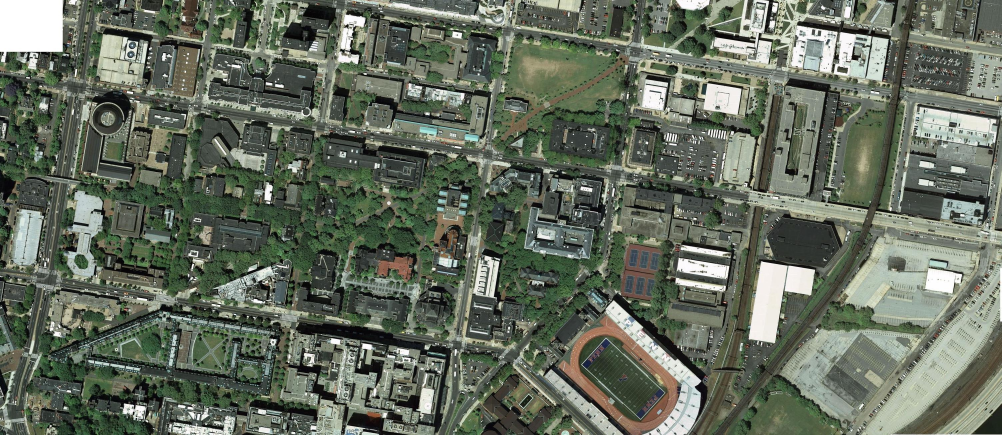
%> input picture aerial_colorResized.jpg, 3005 x 1305 px (shown at 1/3 size)
$ octave OtherFeatures.m   (GNU Octave 9; MATLAB toolbox functions it lacks are replaced by stand-ins)
%> lines starting %> are read from the running program, lines starting %| are printed output that depends on the picture
clc
clear all
close all

I = im2double(imread('aerial_colorResized.jpg'));

%% K-Means Clustering
% [12 lines of commented-out code are left out]

%% GMM
NumClusters = 10;
Lab = rgb2lab(I);
%> Lab: size 1305x3005x3 double; mean of channels 1, 2, 3 43.8, -6, 7.1
L = Lab(:,:,1);
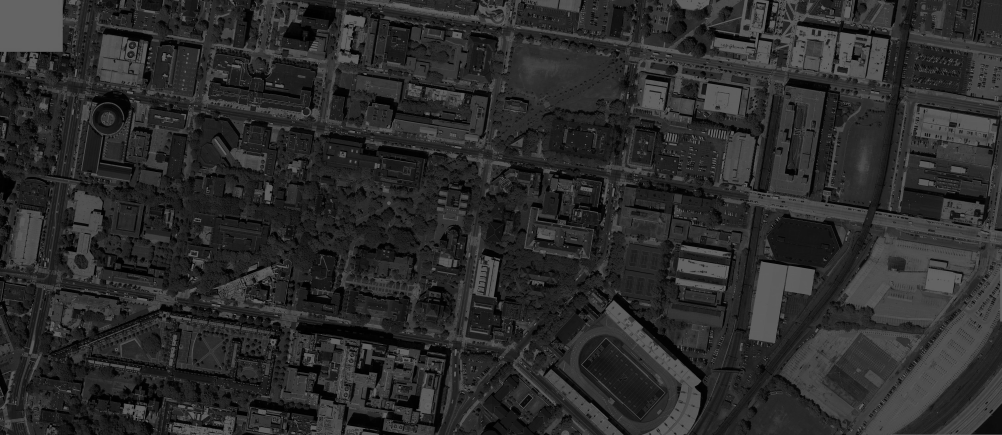
%> L: size 1305x3005 double (shown at 1/3 size); min 0, max 100, mean 43.8
A = Lab(:,:,2);
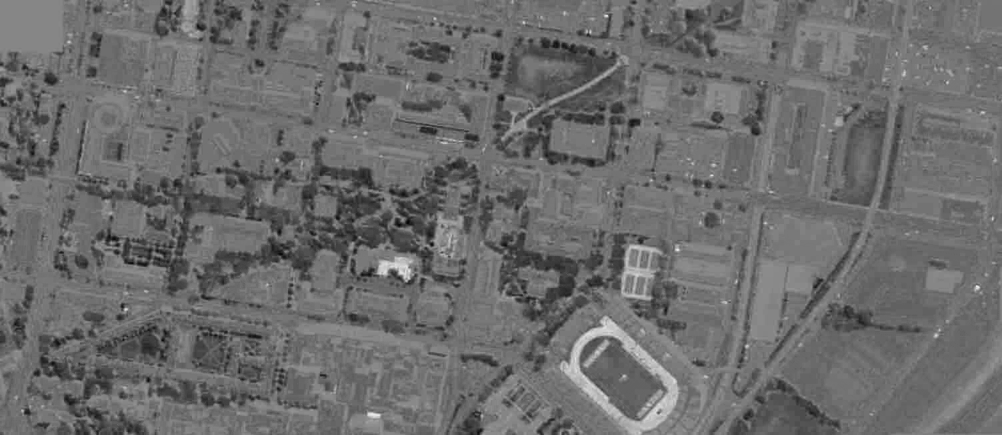
%> A: size 1305x3005 double (shown at 1/3 size); min -31.43, max 28.21, mean -6; drawn with min black and max white
B = Lab(:,:,3);
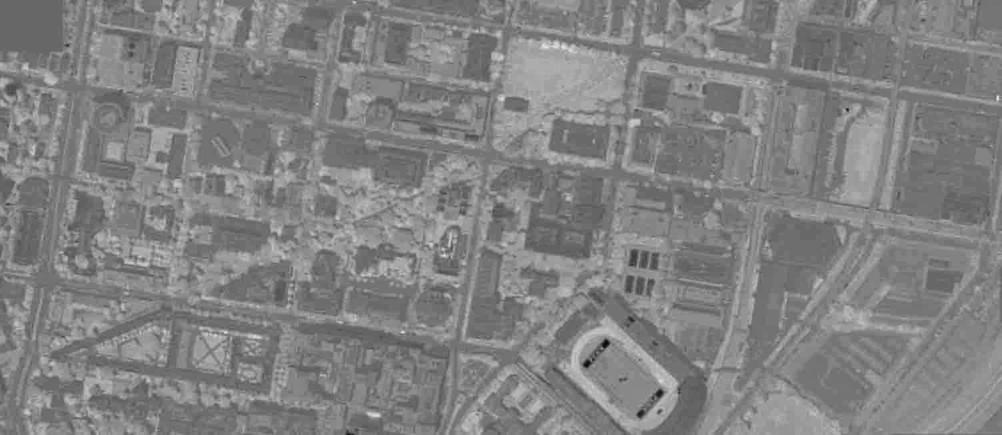
%> B: size 1305x3005 double (shown at 1/3 size); min -28.25, max 41.06, mean 7.1; drawn with min black and max white
L = L(:);
A = A(:);
B = B(:);
%> (the run ends here)

$ run again, with FeaturesNotUsed/KMeans.jpg copied over aerial_colorResized.jpg
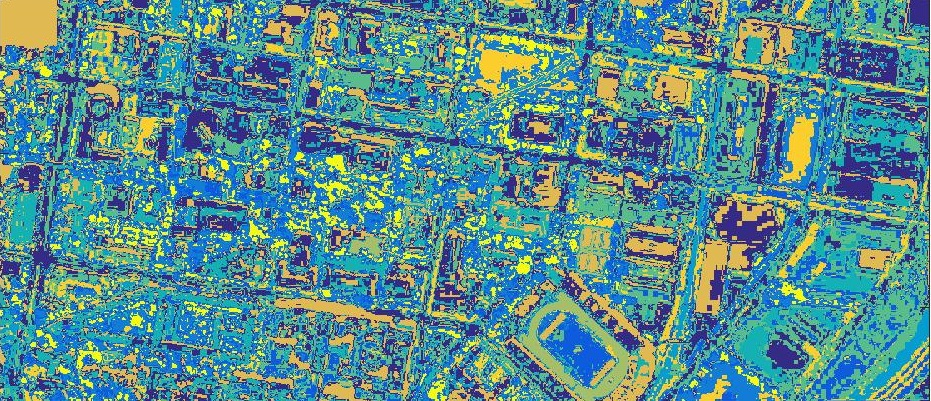
%> input picture FeaturesNotUsed/KMeans.jpg, 931 x 401 px
%> Lab: size 401x931x3 double; mean of channels 1, 2, 3 55.5, -9.8, -6.5
%> `A = Lab(:,:,2);`:
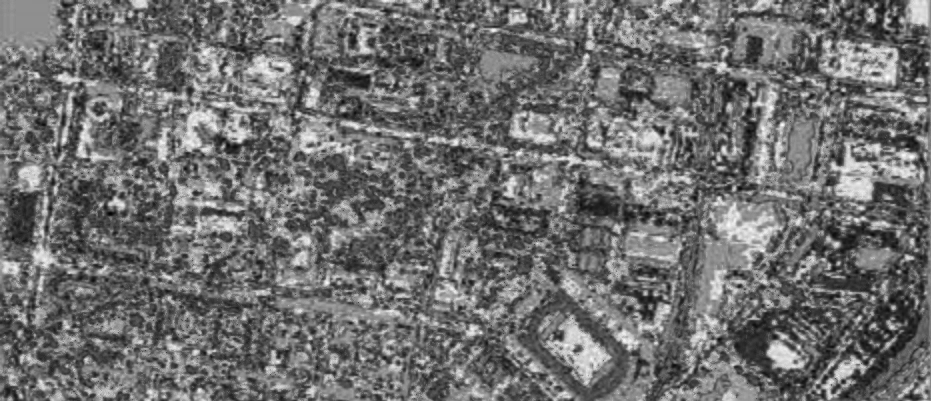
%> A: size 401x931 double; min -53.94, max 46.86, mean -9.8; drawn with min black and max white
%> `B = Lab(:,:,3);`:
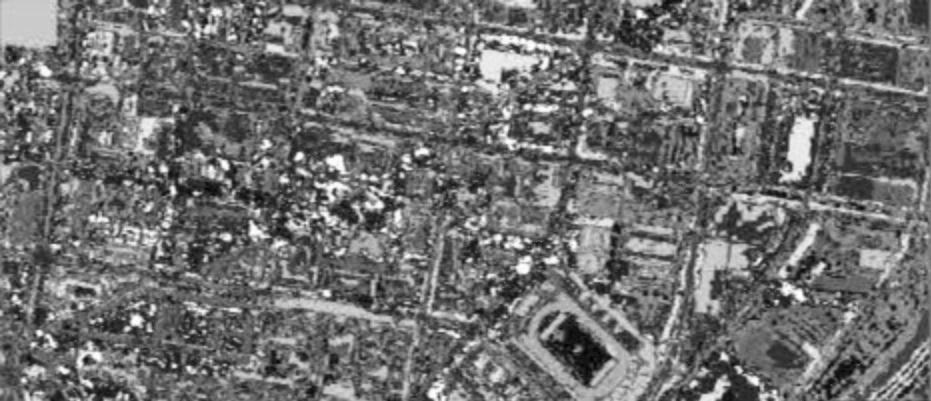
%> B: size 401x931 double; min -85.26, max 92.74, mean -6.5; drawn with min black and max white

$ run again, with FirstRun.jpg copied over aerial_colorResized.jpg
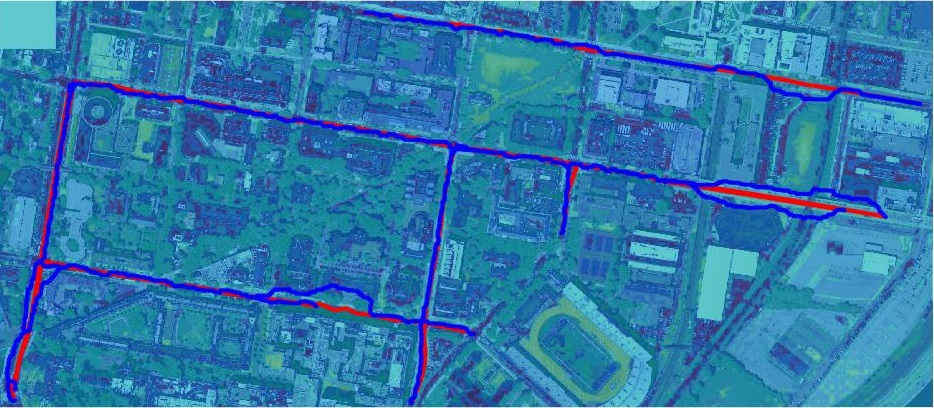
%> input picture FirstRun.jpg, 934 x 408 px
%> Lab: size 408x934x3 double; mean of channels 1, 2, 3 48.9, -4.6, -32.2
%> `A = Lab(:,:,2);`:
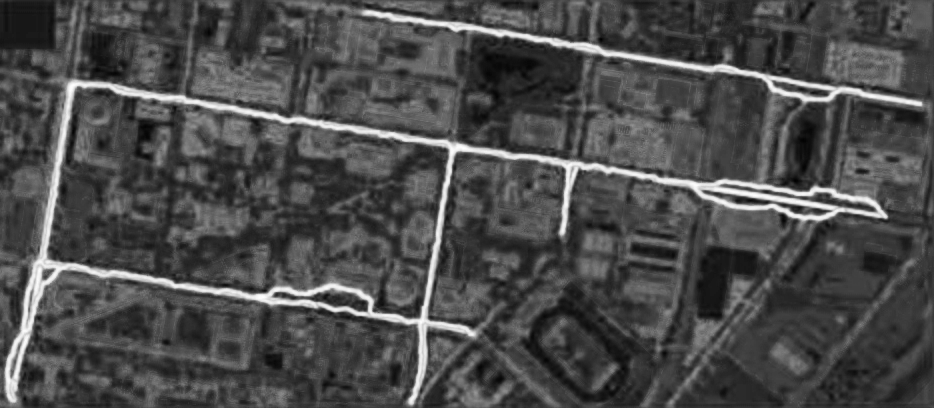
%> A: size 408x934 double; min -39.57, max 77.82, mean -4.6; drawn with min black and max white
%> `B = Lab(:,:,3);`:
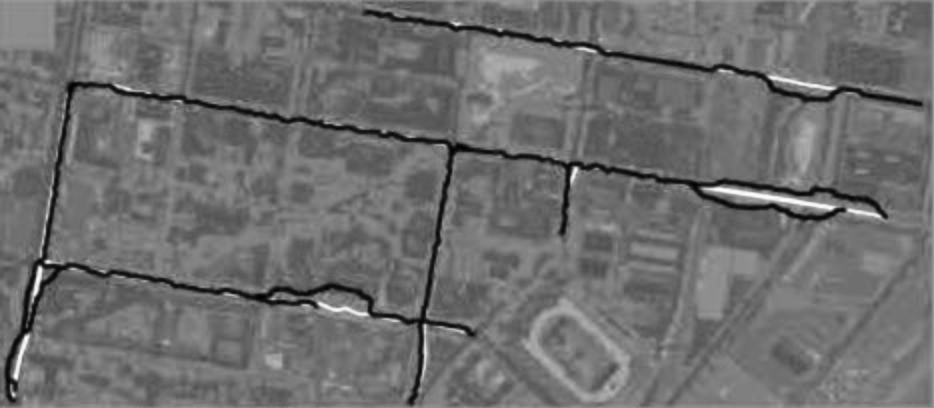
%> B: size 408x934 double; min -106.5, max 63.92, mean -32.2; drawn with min black and max white
